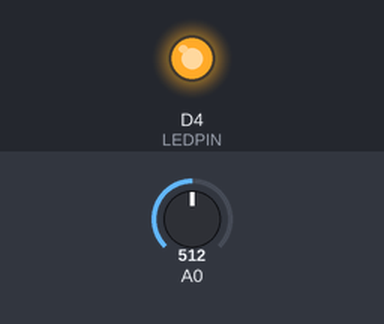
A sketch run on a simulated ESP8266 (NodeMCU). On the bench: output pins drawn as LEDs (lit = HIGH). Inputs (shaded band) come from the test bench; at power-on: A0 = 512.

Above: at 1.2 s.
1.3 s: A0 set to 122
At 2.5 s:
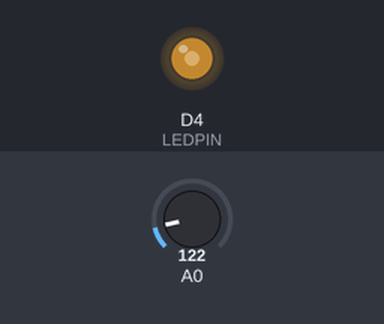
2.8 s: A0 set to 0
At 3.8 s:
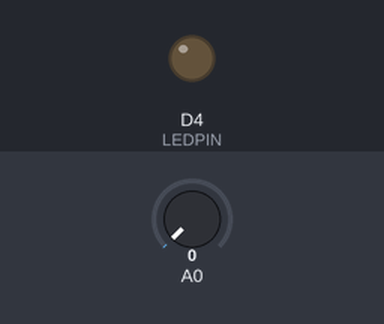
4.3 s: A0 set to 306
At 5.0 s:
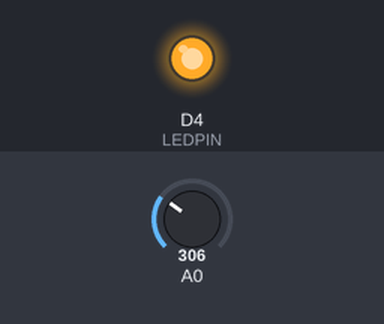
Timing chart, 0 to 7.3 s (numbered marks = the images above; inputs shaded):
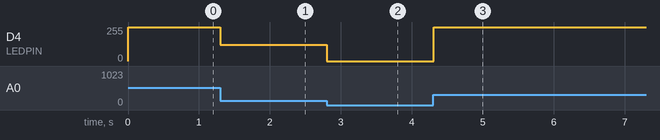

The sketch:

app.ino
```cpp
#include "Arduino.h"
uint8_t LEDPIN = LED_BUILTIN;
uint8_t SENSORPIN = D2;

void setup()
{
  pinMode(LEDPIN, OUTPUT);
  pinMode(SENSORPIN, INPUT);
}

void loop()
{
  int value = analogRead(SENSORPIN);
  analogWrite(LEDPIN, value);
  delay(100);
}
```

Measured:
- after the input at 1.3 s, D4 (LEDPIN): 255/255 → 122/255 at once
- after the input at 2.8 s, D4 (LEDPIN): 122/255 → 0/255 at once
- after the input at 4.3 s, D4 (LEDPIN): 0/255 → 255/255 at once
